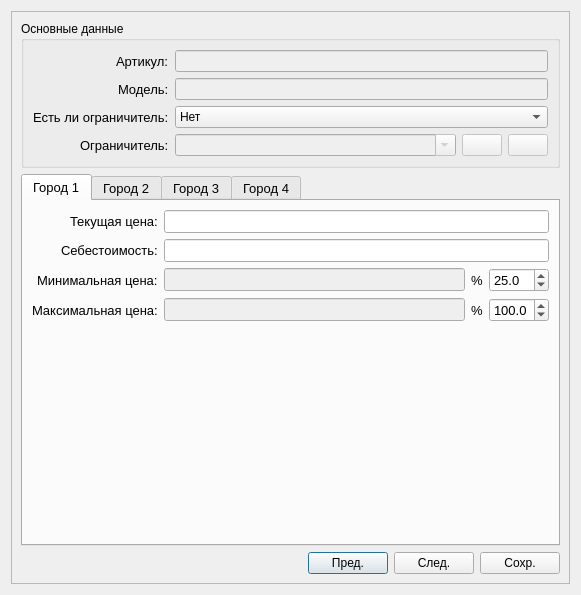
<?xml version="1.0" encoding="UTF-8"?>
<ui version="4.0">
 <class>Dialog</class>
 <widget class="QDialog" name="Dialog">
  <property name="geometry">
   <rect>
    <x>0</x>
    <y>0</y>
    <width>581</width>
    <height>595</height>
   </rect>
  </property>
  <property name="windowTitle">
   <string>БД+</string>
  </property>
  <property name="windowIcon">
   <iconset resource="../media/add_data_to_base_rs.qrc">
    <normaloff>:/icon/add_data.ico</normaloff>:/icon/add_data.ico</iconset>
  </property>
  <layout class="QVBoxLayout" name="verticalLayout_2">
   <item>
    <widget class="QScrollArea" name="scrollArea">
     <property name="widgetResizable">
      <bool>true</bool>
     </property>
     <widget class="QWidget" name="scrollAreaWidgetContents">
      <property name="geometry">
       <rect>
        <x>0</x>
        <y>0</y>
        <width>561</width>
        <height>575</height>
       </rect>
      </property>
      <layout class="QGridLayout" name="gridLayout">
       <item row="2" column="0">
        <layout class="QHBoxLayout" name="horizontalLayout_3">
         <item>
          <spacer name="horizontalSpacer">
           <property name="orientation">
            <enum>Qt::Horizontal</enum>
           </property>
           <property name="sizeHint" stdset="0">
            <size>
             <width>40</width>
             <height>20</height>
            </size>
           </property>
          </spacer>
         </item>
         <item>
          <widget class="QPushButton" name="previousButton">
           <property name="text">
            <string>Пред.</string>
           </property>
          </widget>
         </item>
         <item>
          <widget class="QPushButton" name="nextButton">
           <property name="text">
            <string>След.</string>
           </property>
          </widget>
         </item>
         <item>
          <widget class="QPushButton" name="saveButton">
           <property name="text">
            <string>Сохр.</string>
           </property>
          </widget>
         </item>
        </layout>
       </item>
       <item row="0" column="0">
        <widget class="QGroupBox" name="groupBox">
         <property name="cursor">
          <cursorShape>SizeVerCursor</cursorShape>
         </property>
         <property name="layoutDirection">
          <enum>Qt::LeftToRight</enum>
         </property>
         <property name="title">
          <string>Основные данные</string>
         </property>
         <layout class="QFormLayout" name="formLayout">
          <property name="labelAlignment">
           <set>Qt::AlignRight|Qt::AlignTrailing|Qt::AlignVCenter</set>
          </property>
          <item row="0" column="0">
           <widget class="QLabel" name="label">
            <property name="font">
             <font>
              <pointsize>10</pointsize>
             </font>
            </property>
            <property name="text">
             <string>Артикул:</string>
            </property>
           </widget>
          </item>
          <item row="0" column="1">
           <widget class="QLineEdit" name="articul_lineEdit">
            <property name="enabled">
             <bool>false</bool>
            </property>
           </widget>
          </item>
          <item row="1" column="0">
           <widget class="QLabel" name="label_2">
            <property name="font">
             <font>
              <pointsize>10</pointsize>
             </font>
            </property>
            <property name="text">
             <string>Модель:</string>
            </property>
           </widget>
          </item>
          <item row="1" column="1">
           <widget class="QLineEdit" name="lineEdit_2">
            <property name="enabled">
             <bool>false</bool>
            </property>
           </widget>
          </item>
          <item row="2" column="0">
           <widget class="QLabel" name="label_5">
            <property name="font">
             <font>
              <pointsize>10</pointsize>
             </font>
            </property>
            <property name="text">
             <string>Есть ли ограничитель:</string>
            </property>
           </widget>
          </item>
          <item row="2" column="1">
           <widget class="QComboBox" name="check_limiter_comboBox">
            <property name="enabled">
             <bool>true</bool>
            </property>
            <property name="sizeAdjustPolicy">
             <enum>QComboBox::AdjustToContents</enum>
            </property>
            <item>
             <property name="text">
              <string>Нет</string>
             </property>
            </item>
            <item>
             <property name="text">
              <string>Да</string>
             </property>
            </item>
           </widget>
          </item>
          <item row="3" column="0">
           <widget class="QLabel" name="label_6">
            <property name="font">
             <font>
              <pointsize>10</pointsize>
             </font>
            </property>
            <property name="text">
             <string>Ограничитель:</string>
            </property>
           </widget>
          </item>
          <item row="3" column="1">
           <layout class="QHBoxLayout" name="horizontalLayout">
            <item>
             <widget class="QComboBox" name="limiter_comboBox">
              <property name="enabled">
               <bool>false</bool>
              </property>
              <property name="editable">
               <bool>true</bool>
              </property>
             </widget>
            </item>
            <item>
             <widget class="QPushButton" name="add_name_store_pushButton">
              <property name="enabled">
               <bool>false</bool>
              </property>
              <property name="sizePolicy">
               <sizepolicy hsizetype="Fixed" vsizetype="Fixed">
                <horstretch>10</horstretch>
                <verstretch>10</verstretch>
               </sizepolicy>
              </property>
              <property name="minimumSize">
               <size>
                <width>10</width>
                <height>10</height>
               </size>
              </property>
              <property name="text">
               <string/>
              </property>
              <property name="icon">
               <iconset resource="../media/add_data_to_base_rs.qrc">
                <normaloff>:/icon/plus.ico</normaloff>:/icon/plus.ico</iconset>
              </property>
             </widget>
            </item>
            <item>
             <widget class="QPushButton" name="remove_name_store_pushButton">
              <property name="enabled">
               <bool>false</bool>
              </property>
              <property name="sizePolicy">
               <sizepolicy hsizetype="Fixed" vsizetype="Fixed">
                <horstretch>0</horstretch>
                <verstretch>0</verstretch>
               </sizepolicy>
              </property>
              <property name="text">
               <string/>
              </property>
              <property name="icon">
               <iconset resource="../media/add_data_to_base_rs.qrc">
                <normaloff>:/icon/minus.ico</normaloff>:/icon/minus.ico</iconset>
              </property>
             </widget>
            </item>
           </layout>
          </item>
         </layout>
        </widget>
       </item>
       <item row="1" column="0">
        <widget class="QTabWidget" name="tabWidget">
         <property name="enabled">
          <bool>true</bool>
         </property>
         <property name="font">
          <font>
           <pointsize>10</pointsize>
          </font>
         </property>
         <property name="currentIndex">
          <number>0</number>
         </property>
         <widget class="QWidget" name="sity_1">
          <attribute name="icon">
           <iconset resource="../media/add_data_to_base_rs.qrc">
            <normaloff>:/icon/city.ico</normaloff>:/icon/city.ico</iconset>
          </attribute>
          <attribute name="title">
           <string>Город 1</string>
          </attribute>
          <layout class="QFormLayout" name="formLayout_2">
           <property name="labelAlignment">
            <set>Qt::AlignRight|Qt::AlignTrailing|Qt::AlignVCenter</set>
           </property>
           <item row="0" column="0">
            <widget class="QLabel" name="label_3">
             <property name="font">
              <font>
               <pointsize>10</pointsize>
              </font>
             </property>
             <property name="text">
              <string>Текущая цена:</string>
             </property>
            </widget>
           </item>
           <item row="0" column="1">
            <widget class="QLineEdit" name="current_price_lineEdit_1">
             <property name="enabled">
              <bool>true</bool>
             </property>
            </widget>
           </item>
           <item row="1" column="0">
            <widget class="QLabel" name="first_cost__label">
             <property name="font">
              <font>
               <pointsize>10</pointsize>
              </font>
             </property>
             <property name="text">
              <string>Себестоимость:</string>
             </property>
            </widget>
           </item>
           <item row="1" column="1">
            <widget class="QLineEdit" name="first_cost_lineEdit_1"/>
           </item>
           <item row="2" column="0">
            <widget class="QLabel" name="label_9">
             <property name="text">
              <string>Минимальная цена:</string>
             </property>
            </widget>
           </item>
           <item row="2" column="1">
            <layout class="QHBoxLayout" name="horizontalLayout_4">
             <item>
              <widget class="QLineEdit" name="min_price_lineEdit_1">
               <property name="enabled">
                <bool>false</bool>
               </property>
              </widget>
             </item>
             <item>
              <widget class="QLabel" name="label_7">
               <property name="text">
                <string>%</string>
               </property>
              </widget>
             </item>
             <item>
              <widget class="QDoubleSpinBox" name="min_price_spinBox_1">
               <property name="decimals">
                <number>1</number>
               </property>
               <property name="maximum">
                <double>200.000000000000000</double>
               </property>
               <property name="value">
                <double>25.000000000000000</double>
               </property>
              </widget>
             </item>
            </layout>
           </item>
           <item row="3" column="0">
            <widget class="QLabel" name="label_10">
             <property name="enabled">
              <bool>true</bool>
             </property>
             <property name="text">
              <string>Максимальная цена:</string>
             </property>
            </widget>
           </item>
           <item row="3" column="1">
            <layout class="QHBoxLayout" name="horizontalLayout_5">
             <item>
              <widget class="QLineEdit" name="max_price_lineEdit_1">
               <property name="enabled">
                <bool>false</bool>
               </property>
              </widget>
             </item>
             <item>
              <widget class="QLabel" name="label_12">
               <property name="text">
                <string>%</string>
               </property>
              </widget>
             </item>
             <item>
              <widget class="QDoubleSpinBox" name="max_price_spinBox_1">
               <property name="decimals">
                <number>1</number>
               </property>
               <property name="maximum">
                <double>200.000000000000000</double>
               </property>
               <property name="value">
                <double>100.000000000000000</double>
               </property>
              </widget>
             </item>
            </layout>
           </item>
          </layout>
         </widget>
         <widget class="QWidget" name="sity_2">
          <attribute name="icon">
           <iconset resource="../media/add_data_to_base_rs.qrc">
            <normaloff>:/icon/city.ico</normaloff>:/icon/city.ico</iconset>
          </attribute>
          <attribute name="title">
           <string>Город 2</string>
          </attribute>
          <layout class="QFormLayout" name="formLayout_3">
           <property name="labelAlignment">
            <set>Qt::AlignRight|Qt::AlignTrailing|Qt::AlignVCenter</set>
           </property>
           <item row="0" column="0">
            <widget class="QLabel" name="label_21">
             <property name="text">
              <string>Текущая цена:</string>
             </property>
            </widget>
           </item>
           <item row="0" column="1">
            <widget class="QLineEdit" name="current_price_lineEdit_2">
             <property name="enabled">
              <bool>true</bool>
             </property>
            </widget>
           </item>
           <item row="1" column="0">
            <widget class="QLabel" name="label_22">
             <property name="text">
              <string>Себестоимость:</string>
             </property>
            </widget>
           </item>
           <item row="1" column="1">
            <widget class="QLineEdit" name="first_cost_lineEdit_2"/>
           </item>
           <item row="2" column="0">
            <widget class="QLabel" name="label_15">
             <property name="text">
              <string>Минимальная цена:</string>
             </property>
            </widget>
           </item>
           <item row="2" column="1">
            <layout class="QHBoxLayout" name="horizontalLayout_6">
             <item>
              <widget class="QLineEdit" name="min_price_lineEdit_2">
               <property name="enabled">
                <bool>false</bool>
               </property>
              </widget>
             </item>
             <item>
              <widget class="QLabel" name="label_11">
               <property name="text">
                <string>%</string>
               </property>
              </widget>
             </item>
             <item>
              <widget class="QDoubleSpinBox" name="min_price_spinBox_2">
               <property name="decimals">
                <number>1</number>
               </property>
               <property name="maximum">
                <double>200.000000000000000</double>
               </property>
               <property name="value">
                <double>25.000000000000000</double>
               </property>
              </widget>
             </item>
            </layout>
           </item>
           <item row="3" column="0">
            <widget class="QLabel" name="label_16">
             <property name="text">
              <string>Максимальная цена:</string>
             </property>
            </widget>
           </item>
           <item row="3" column="1">
            <layout class="QHBoxLayout" name="horizontalLayout_2">
             <item>
              <widget class="QLineEdit" name="max_price_lineEdit_2">
               <property name="enabled">
                <bool>false</bool>
               </property>
              </widget>
             </item>
             <item>
              <widget class="QLabel" name="label_4">
               <property name="text">
                <string>%</string>
               </property>
              </widget>
             </item>
             <item>
              <widget class="QDoubleSpinBox" name="max_price_spinBox_2">
               <property name="decimals">
                <number>1</number>
               </property>
               <property name="maximum">
                <double>200.000000000000000</double>
               </property>
               <property name="value">
                <double>100.000000000000000</double>
               </property>
              </widget>
             </item>
            </layout>
           </item>
          </layout>
         </widget>
         <widget class="QWidget" name="sity_3">
          <attribute name="icon">
           <iconset resource="../media/add_data_to_base_rs.qrc">
            <normaloff>:/icon/city.ico</normaloff>:/icon/city.ico</iconset>
          </attribute>
          <attribute name="title">
           <string>Город 3</string>
          </attribute>
          <layout class="QFormLayout" name="formLayout_4">
           <property name="labelAlignment">
            <set>Qt::AlignRight|Qt::AlignTrailing|Qt::AlignVCenter</set>
           </property>
           <item row="0" column="0">
            <widget class="QLabel" name="label_25">
             <property name="text">
              <string>Текущая цена:</string>
             </property>
            </widget>
           </item>
           <item row="0" column="1">
            <widget class="QLineEdit" name="current_price_lineEdit_3">
             <property name="enabled">
              <bool>true</bool>
             </property>
            </widget>
           </item>
           <item row="1" column="0">
            <widget class="QLabel" name="label_27">
             <property name="text">
              <string>Себестоимость:</string>
             </property>
            </widget>
           </item>
           <item row="1" column="1">
            <widget class="QLineEdit" name="first_cost_lineEdit_3"/>
           </item>
           <item row="2" column="0">
            <widget class="QLabel" name="label_24">
             <property name="text">
              <string>Минимальная цена:</string>
             </property>
            </widget>
           </item>
           <item row="2" column="1">
            <layout class="QHBoxLayout" name="horizontalLayout_7">
             <item>
              <widget class="QLineEdit" name="min_price_lineEdit_3">
               <property name="enabled">
                <bool>false</bool>
               </property>
              </widget>
             </item>
             <item>
              <widget class="QLabel" name="label_13">
               <property name="text">
                <string>%</string>
               </property>
              </widget>
             </item>
             <item>
              <widget class="QDoubleSpinBox" name="min_price_spinBox_3">
               <property name="decimals">
                <number>1</number>
               </property>
               <property name="maximum">
                <double>200.000000000000000</double>
               </property>
               <property name="value">
                <double>25.000000000000000</double>
               </property>
              </widget>
             </item>
            </layout>
           </item>
           <item row="3" column="0">
            <widget class="QLabel" name="label_20">
             <property name="text">
              <string>Максимальная цена:</string>
             </property>
            </widget>
           </item>
           <item row="3" column="1">
            <layout class="QHBoxLayout" name="horizontalLayout_8">
             <item>
              <widget class="QLineEdit" name="max_price_lineEdit_3">
               <property name="enabled">
                <bool>false</bool>
               </property>
              </widget>
             </item>
             <item>
              <widget class="QLabel" name="label_17">
               <property name="text">
                <string>%</string>
               </property>
              </widget>
             </item>
             <item>
              <widget class="QDoubleSpinBox" name="max_price_spinBox_3">
               <property name="decimals">
                <number>1</number>
               </property>
               <property name="maximum">
                <double>200.000000000000000</double>
               </property>
               <property name="value">
                <double>100.000000000000000</double>
               </property>
              </widget>
             </item>
            </layout>
           </item>
          </layout>
         </widget>
         <widget class="QWidget" name="sity_4">
          <attribute name="icon">
           <iconset resource="../media/add_data_to_base_rs.qrc">
            <normaloff>:/icon/city.ico</normaloff>:/icon/city.ico</iconset>
          </attribute>
          <attribute name="title">
           <string>Город 4</string>
          </attribute>
          <layout class="QFormLayout" name="formLayout_5">
           <property name="labelAlignment">
            <set>Qt::AlignRight|Qt::AlignTrailing|Qt::AlignVCenter</set>
           </property>
           <item row="0" column="0">
            <widget class="QLabel" name="label_28">
             <property name="text">
              <string>Текущая цена:</string>
             </property>
            </widget>
           </item>
           <item row="0" column="1">
            <widget class="QLineEdit" name="current_price_lineEdit_4">
             <property name="enabled">
              <bool>true</bool>
             </property>
            </widget>
           </item>
           <item row="1" column="0">
            <widget class="QLabel" name="label_31">
             <property name="text">
              <string>Себестоимость:</string>
             </property>
            </widget>
           </item>
           <item row="1" column="1">
            <widget class="QLineEdit" name="first_cost_lineEdit_4"/>
           </item>
           <item row="2" column="0">
            <widget class="QLabel" name="label_30">
             <property name="text">
              <string>Минимальная цена:</string>
             </property>
            </widget>
           </item>
           <item row="2" column="1">
            <layout class="QHBoxLayout" name="horizontalLayout_9">
             <item>
              <widget class="QLineEdit" name="min_price_lineEdit_4">
               <property name="enabled">
                <bool>false</bool>
               </property>
              </widget>
             </item>
             <item>
              <widget class="QLabel" name="label_18">
               <property name="text">
                <string>%</string>
               </property>
              </widget>
             </item>
             <item>
              <widget class="QDoubleSpinBox" name="min_price_spinBox_4">
               <property name="decimals">
                <number>1</number>
               </property>
               <property name="maximum">
                <double>200.000000000000000</double>
               </property>
               <property name="value">
                <double>25.000000000000000</double>
               </property>
              </widget>
             </item>
            </layout>
           </item>
           <item row="3" column="0">
            <widget class="QLabel" name="label_26">
             <property name="text">
              <string>Максимальная цена:</string>
             </property>
            </widget>
           </item>
           <item row="3" column="1">
            <layout class="QHBoxLayout" name="horizontalLayout_10">
             <item>
              <widget class="QLineEdit" name="max_price_lineEdit_4">
               <property name="enabled">
                <bool>false</bool>
               </property>
              </widget>
             </item>
             <item>
              <widget class="QLabel" name="label_19">
               <property name="text">
                <string>%</string>
               </property>
              </widget>
             </item>
             <item>
              <widget class="QDoubleSpinBox" name="max_price_spinBox_4">
               <property name="decimals">
                <number>1</number>
               </property>
               <property name="maximum">
                <double>200.000000000000000</double>
               </property>
               <property name="value">
                <double>100.000000000000000</double>
               </property>
              </widget>
             </item>
            </layout>
           </item>
          </layout>
         </widget>
        </widget>
       </item>
      </layout>
     </widget>
    </widget>
   </item>
  </layout>
 </widget>
 <resources>
  <include location="../media/add_data_to_base_rs.qrc"/>
 </resources>
 <connections/>
</ui>
